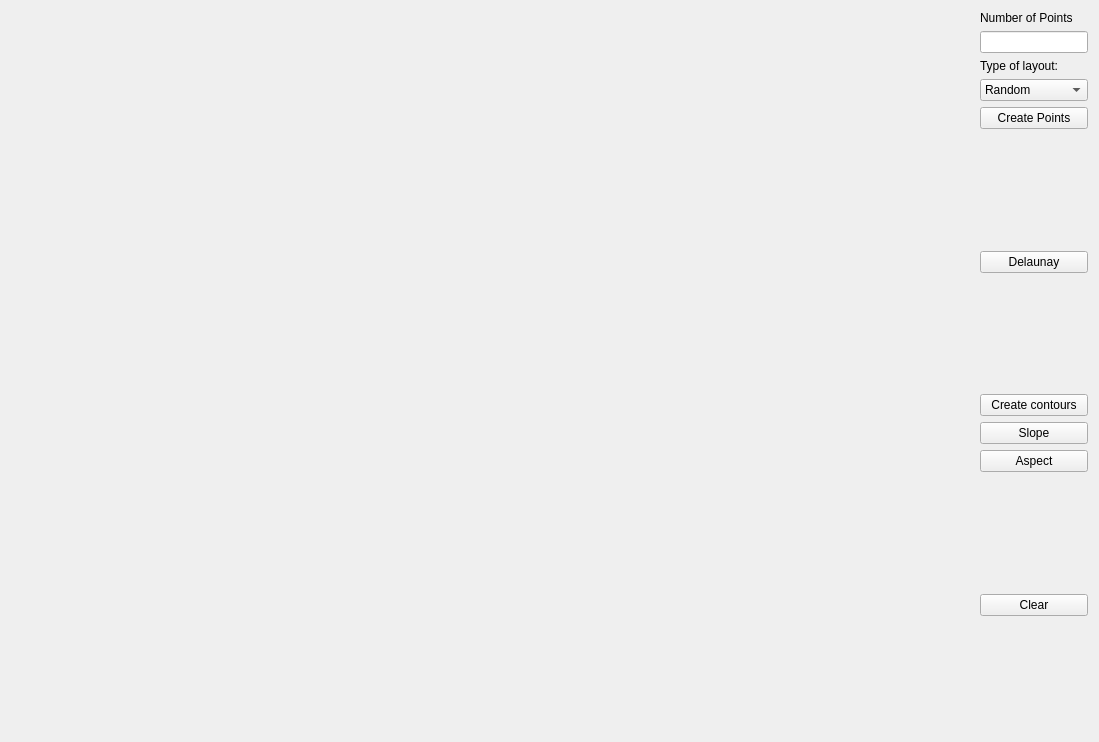
<?xml version="1.0" encoding="UTF-8"?>
<ui version="4.0">
 <class>Widget</class>
 <widget class="QWidget" name="Widget">
  <property name="geometry">
   <rect>
    <x>0</x>
    <y>0</y>
    <width>1099</width>
    <height>742</height>
   </rect>
  </property>
  <property name="windowTitle">
   <string>DTM</string>
  </property>
  <layout class="QHBoxLayout" name="horizontalLayout">
   <item>
    <widget class="Draw" name="Canvas" native="true">
     <property name="sizePolicy">
      <sizepolicy hsizetype="Preferred" vsizetype="Preferred">
       <horstretch>1</horstretch>
       <verstretch>1</verstretch>
      </sizepolicy>
     </property>
    </widget>
   </item>
   <item>
    <layout class="QVBoxLayout" name="verticalLayout">
     <item>
      <widget class="QLabel" name="label">
       <property name="text">
        <string>Number of Points</string>
       </property>
      </widget>
     </item>
     <item>
      <widget class="QLineEdit" name="num_points"/>
     </item>
     <item>
      <widget class="QLabel" name="label_2">
       <property name="text">
        <string>Type of layout:</string>
       </property>
      </widget>
     </item>
     <item>
      <widget class="QComboBox" name="type_of_layout">
       <item>
        <property name="text">
         <string>Random</string>
        </property>
       </item>
       <item>
        <property name="text">
         <string>Grid</string>
        </property>
       </item>
       <item>
        <property name="text">
         <string>Mound</string>
        </property>
       </item>
       <item>
        <property name="text">
         <string>Spocinek</string>
        </property>
       </item>
       <item>
        <property name="text">
         <string>Ridge</string>
        </property>
       </item>
       <item>
        <property name="text">
         <string>Valey</string>
        </property>
       </item>
      </widget>
     </item>
     <item>
      <widget class="QPushButton" name="create_points">
       <property name="text">
        <string>Create Points</string>
       </property>
      </widget>
     </item>
     <item>
      <spacer name="verticalSpacer_4">
       <property name="orientation">
        <enum>Qt::Vertical</enum>
       </property>
       <property name="sizeHint" stdset="0">
        <size>
         <width>20</width>
         <height>40</height>
        </size>
       </property>
      </spacer>
     </item>
     <item>
      <widget class="QPushButton" name="pushButton">
       <property name="text">
        <string>Delaunay</string>
       </property>
      </widget>
     </item>
     <item>
      <spacer name="verticalSpacer">
       <property name="orientation">
        <enum>Qt::Vertical</enum>
       </property>
       <property name="sizeHint" stdset="0">
        <size>
         <width>20</width>
         <height>80</height>
        </size>
       </property>
      </spacer>
     </item>
     <item>
      <widget class="QPushButton" name="pushButton_2">
       <property name="text">
        <string>Create contours</string>
       </property>
      </widget>
     </item>
     <item>
      <widget class="QPushButton" name="pushButton_5">
       <property name="text">
        <string>Slope</string>
       </property>
      </widget>
     </item>
     <item>
      <widget class="QPushButton" name="pushButton_4">
       <property name="text">
        <string>Aspect</string>
       </property>
      </widget>
     </item>
     <item>
      <spacer name="verticalSpacer_2">
       <property name="orientation">
        <enum>Qt::Vertical</enum>
       </property>
       <property name="sizeHint" stdset="0">
        <size>
         <width>20</width>
         <height>80</height>
        </size>
       </property>
      </spacer>
     </item>
     <item>
      <widget class="QPushButton" name="pushButton_3">
       <property name="text">
        <string>Clear</string>
       </property>
      </widget>
     </item>
     <item>
      <spacer name="verticalSpacer_3">
       <property name="orientation">
        <enum>Qt::Vertical</enum>
       </property>
       <property name="sizeHint" stdset="0">
        <size>
         <width>20</width>
         <height>40</height>
        </size>
       </property>
      </spacer>
     </item>
    </layout>
   </item>
  </layout>
 </widget>
 <layoutdefault spacing="6" margin="11"/>
 <customwidgets>
  <customwidget>
   <class>Draw</class>
   <extends>QWidget</extends>
   <header location="global">draw.h</header>
   <container>1</container>
  </customwidget>
 </customwidgets>
 <resources/>
 <connections/>
</ui>
